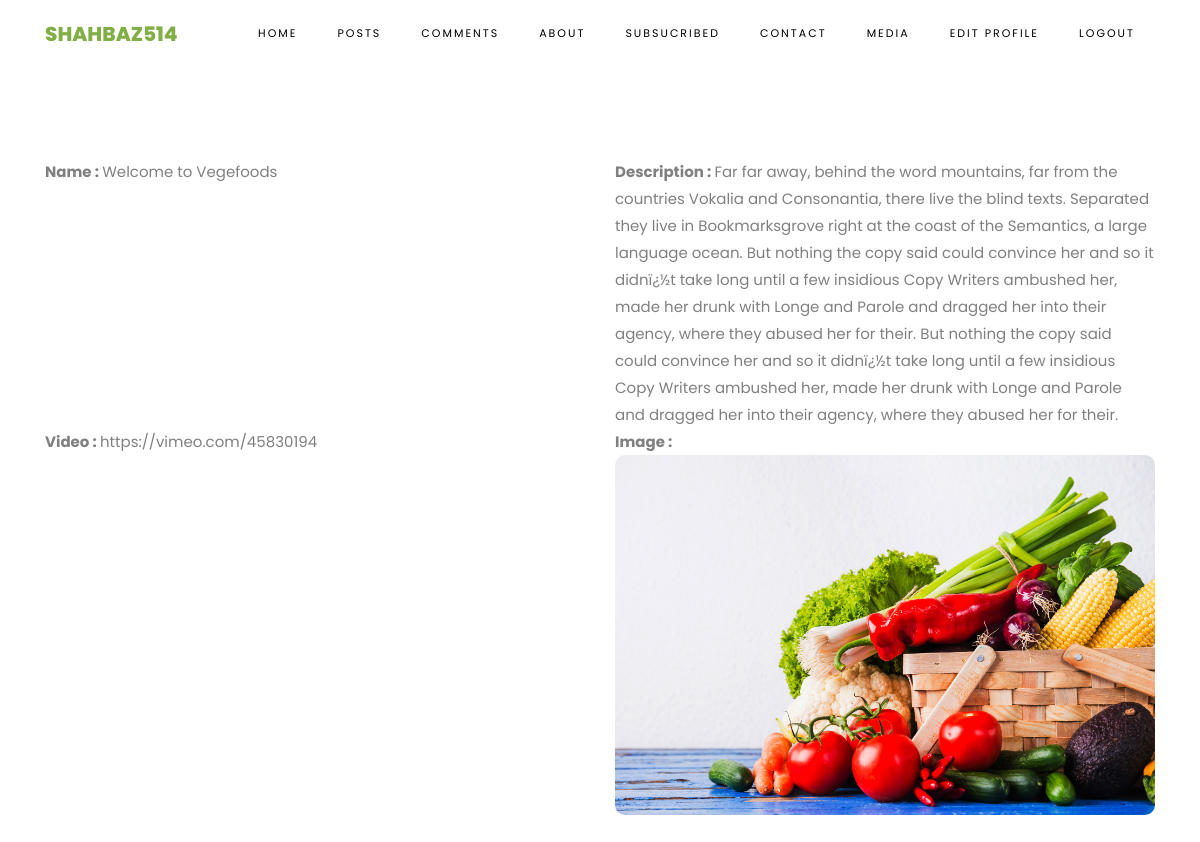
The page /admin/about.php (signed in) on the database its author committed.
### tables this page shows
CREATE TABLE `about` (
  `id` int(11) NOT NULL,
  `name` text NOT NULL,
  `a_desc` text NOT NULL,
  `video` text NOT NULL,
  `img` text NOT NULL,
  `date` timestamp NOT NULL DEFAULT CURRENT_TIMESTAMP ON UPDATE CURRENT_TIMESTAMP
);

### admin/about.php (the view, shortened to what this page needs)
<?php
  include '../db/db.php';
  include 'inc/header.php';
?>
    <section class="ftco-section ftco-degree-bg">
      	<div class="container">
        	<div class="row">
<?php
$site_sql = "SELECT * FROM about WHERE id = '1'";
$run_site = mysqli_query($db,$site_sql);
$row_site = mysqli_fetch_array($run_site);
?>
	          	<div class="col-sm-6 ftco-animate">
	          		<b>Name : </b> <?php echo $row_site['name']; ?>
	          	</div>
	          	<div class="col-sm-6 ftco-animate">
	          		<b>Description : </b> <?php echo $row_site['a_desc']; ?>
	          	</div>
	          	<div class="col-sm-6 ftco-animate">
	          		<b>Video : </b> <?php echo $row_site['video']; ?>
	          	</div>
	          	<div class="col-sm-6 ftco-animate">
	          		<b>Image : </b> <img style="width: 100%; border-radius: 10px;" src="../images/<?php echo $row_site['img']; ?>">
	          	</div>
	        </div>
      	</div>
  	</section>
<?php
  include 'inc/footer.php';
?>

### rows shown on the page
about: name "Welcome to Vegefoods", a_desc "Far far away, behind the word mountains, far from the countries Vokalia and Consonantia, there live the blind texts. Separated they live in Bookmarksgrove right at the coast of the Semantics, a large language ocean. But nothing the copy said could convince her and so it didnï¿½t take long until a few insidious Copy Writers ambushed her, made her drunk with Longe and Parole and dragged her into their agency, where they abused her for their. But nothing the copy said could convince her and so it didnï¿½t take long until a few insidious Copy Writers ambushed her, made her drunk with Longe and Parole and dragged her into their agency, where they abused her for their.", video "https://vimeo.com/45830194", img (picture)
